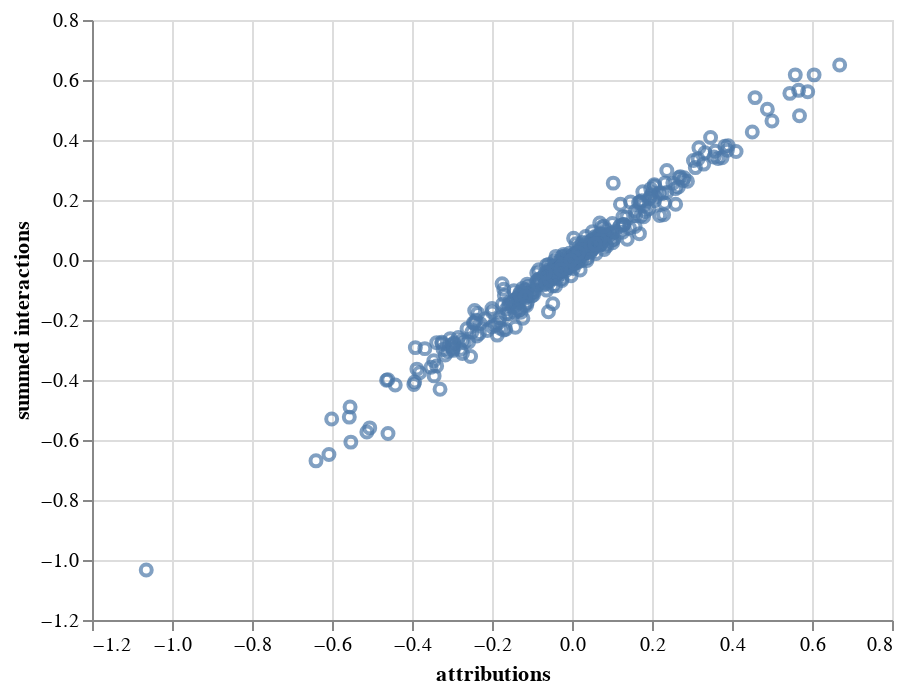

The code cell stored with this chart in its notebook:
### Code cell
summed_interactions = np.sum(interactions, axis=1)
data_df = pd.DataFrame({
    'attributions': attributions.flatten(),
    'summed interactions': summed_interactions.flatten()
})
alt.Chart(data_df).mark_point().encode(
    alt.X('attributions:Q'),
    alt.Y('summed interactions:Q')
)

### Figure 1 — Vega-Lite specification as saved in the notebook (floating-point values rounded to 4 significant figures; data arrays with more than 128 entries replaced by an {"elided": "..."} marker saying what was removed)
{"$schema": "https://vega.github.io/schema/vega-lite/v3.4.0.json", "config": {"mark": {"tooltip": null}, "view": {"height": 300, "width": 400}}, "data": {"name": "data-47767d3045602dea6fa46af5c64eafba"}, "datasets": {"data-47767d3045602dea6fa46af5c64eafba": {"elided": "500 records"}}, "encoding": {"x": {"field": "attributions", "type": "quantitative"}, "y": {"field": "summed interactions", "type": "quantitative"}}, "mark": "point"}
